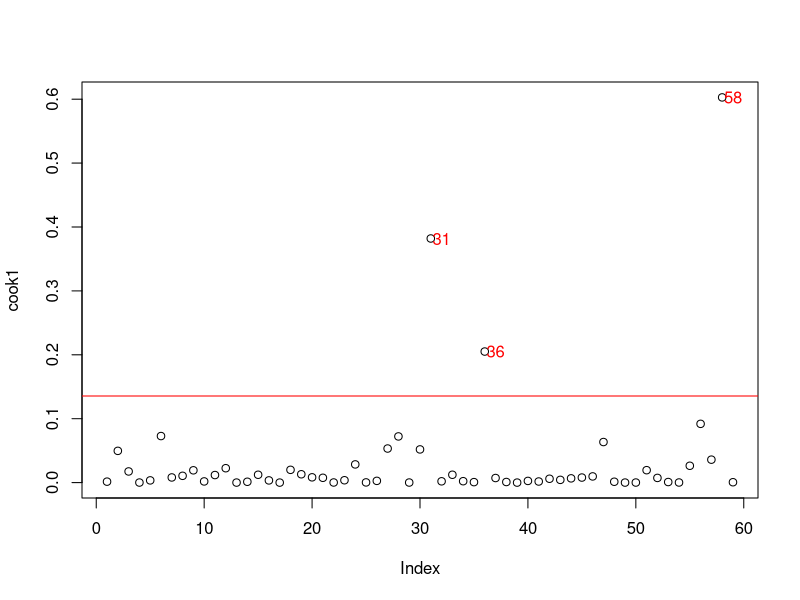
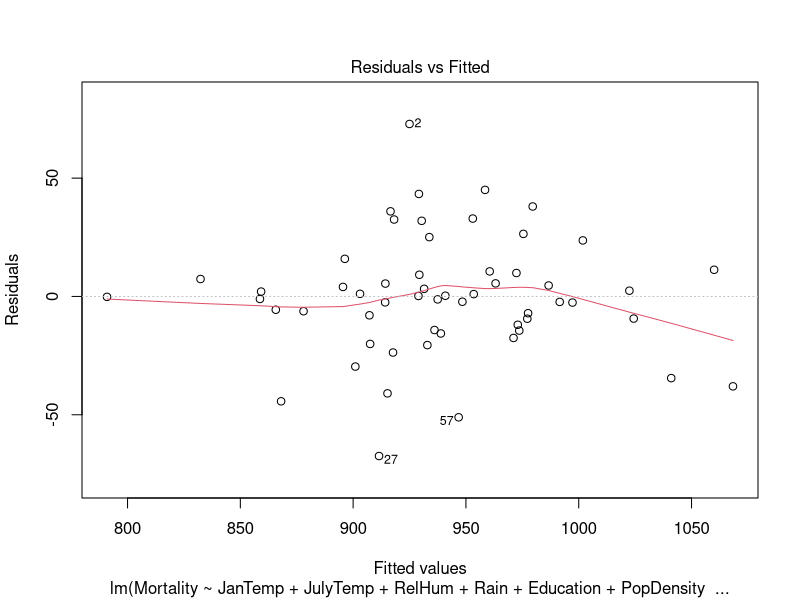
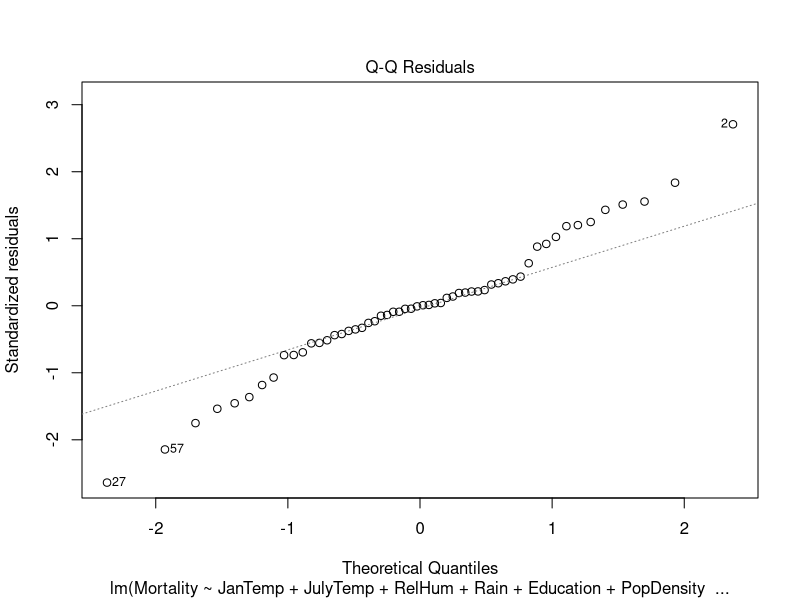
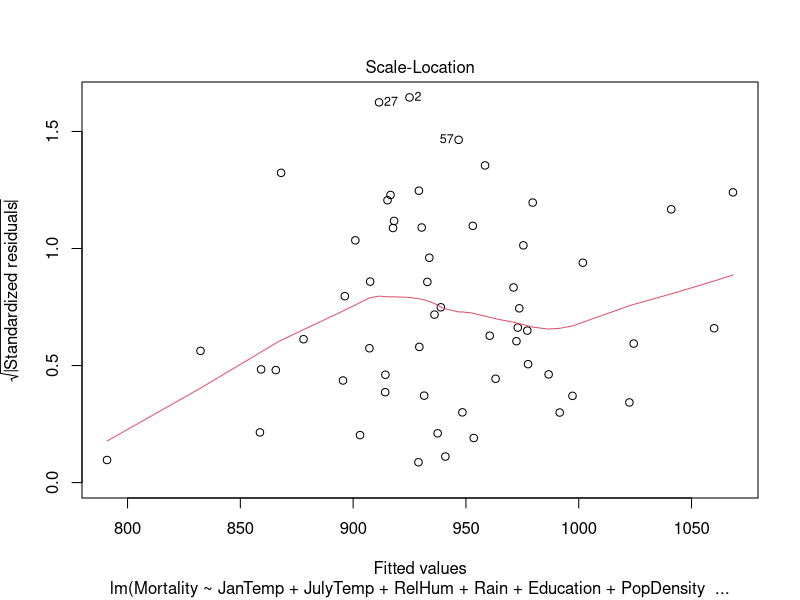
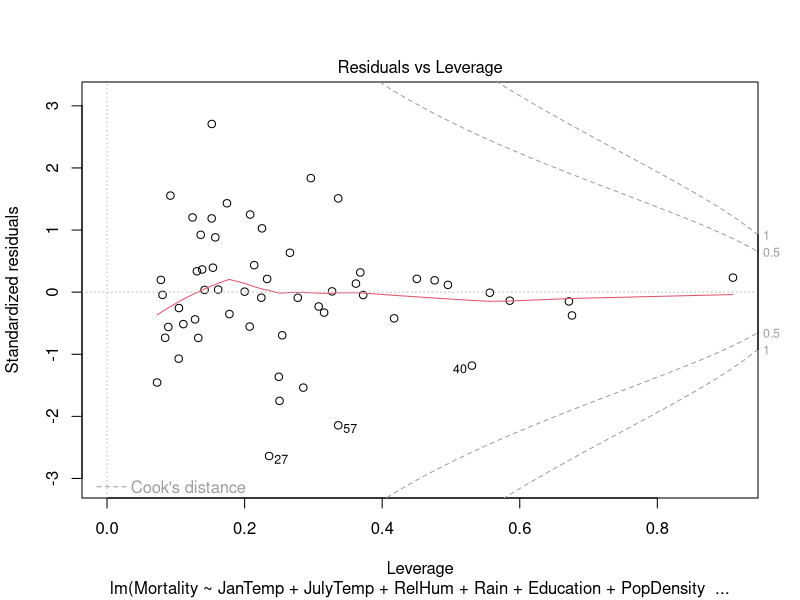
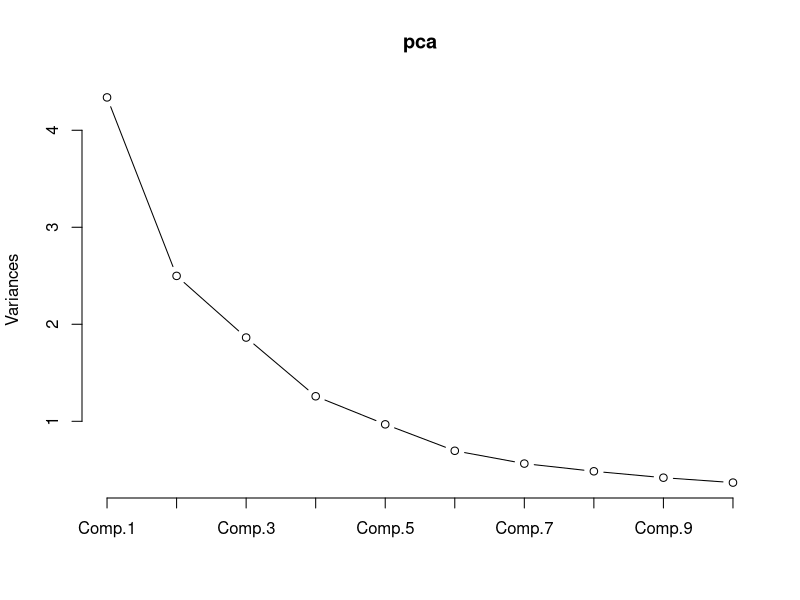

The R source for these figures, in order:
install.packages("readxl")
install.packages("graphics")

library(Hmisc) #Contents and Describe
library(leaps) #Variable selection
library(MASS)

getwd()

setwd("C:/Users/hitpr/Desktop/MSBA/1st semester/Business Analytics/Homework")

getwd()

mortality_data <- read.csv("mortality.csv", header=TRUE)

head(mortality_data)

mortality_data$City <- NULL   ##dropping the city variable

head(mortality_data)

model_mortality0 <- lm(Mortality ~JanTemp+ JulyTemp+ RelHum+ Rain+ Education+ PopDensity+ NW+ WC+ pop+ HHSiz+ income+ HCPot+ NOxPot+ S02Pot, data=mortality_data)

summary(model_mortality0)
cook1 <- cooks.distance(model_mortality0)

plot(cook1)

abline(h = 4*mean(cook1, na.rm=T), col="red")

text(x=1:length(cook1)+1, y=cook1, labels=ifelse(cook1>4*mean(cook1, na.rm=T),names(cook1),""), col="red")

outliers0 <- as.numeric(names(cook1)[(cook1 > 4*mean(cook1, na.rm=T))])  # outlier row numbers
head(mortality_data[outliers0, ])  # outlier observations.

mortality_data1 <-mortality_data[-c(31,36,58), ]
mortality_data1

model_mortality1 <- lm(Mortality ~JanTemp+ JulyTemp+ RelHum+ Rain+ Education+ PopDensity+ NW+ WC+ pop+ HHSiz+ income+ HCPot+ NOxPot+ S02Pot, data=mortality_data1)
summary(model_mortality1)
plot(model_mortality1)
summary(model_mortality1)
library(MASS)
model_mortality2<-stepAIC(model_mortality1, direction="both")
model_mortality2$anova
model_mortality3 <- lm(Mortality ~JanTemp + JulyTemp + Rain + PopDensity + NW + WC + HHSiz + HCPot + S02Pot,data=mortality_data1)
summary(model_mortality3)

mortality_data2<- na.omit(mortality_data1)
pcamortality<-mortality_data2

pcamortality
#remove dependent variable
pcamortality$Mortality <- NULL
#check for non nummeric variables
str(pcamortality)


head(pcamortality)
pca <- princomp(pcamortality, cor = TRUE)
summary(pca) # print variance accounted for
pca$loadings
plot(pca,type="lines")
pca$scores
pca$scores[, 1]
pca_mortality_data<-mortality_data2

pca_mortality_data$pc1<-pca$scores[, 1]
pca_mortality_data$pc2<-pca$scores[, 2]
pca_mortality_data$pc3<-pca$scores[, 3]
pca_mortality_data$pc4<-pca$scores[, 4]
pca_mortality_data$pc5<-pca$scores[, 5]
pca_mortality_data$pc6<-pca$scores[, 6]
pca_mortality_data$pc7<-pca$scores[, 7]
pca_mortality_data$pc8<-pca$scores[, 8]

head(pca_mortality_data)

model_mortality4 <- lm(Mortality ~pc1 + pc2 + pc3 + pc4 + pc5 + pc6 + pc7 + pc8 ,data=pca_mortality_data)
summary(model_mortality4)

model_mortality5<-stepAIC(model_mortality4, direction="both")

model_mortality6<- lm(Mortality ~pc1 + pc2 + pc3 + pc5 + pc6 + pc8 ,data=pca_mortality_data)
summary(model_mortality6)
